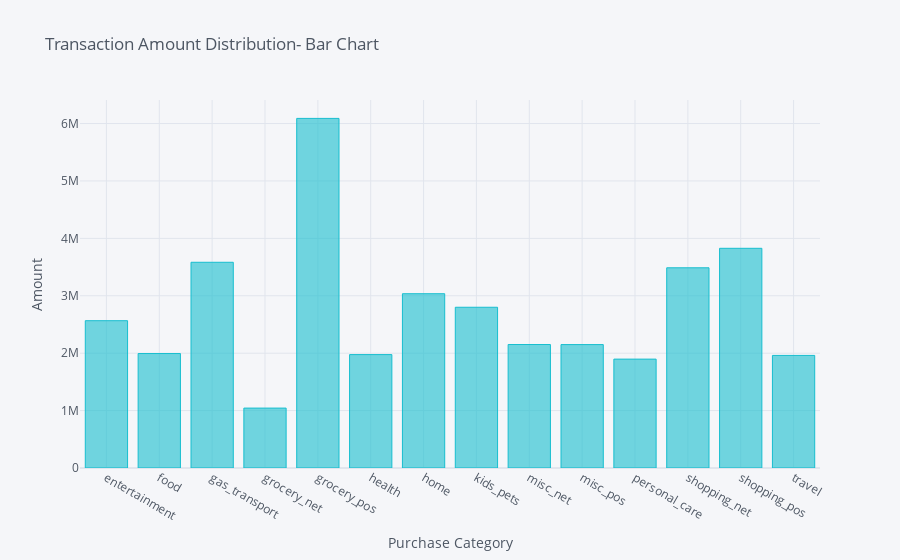

Source (notebook cell):
### Markdown cell above
#### 2. Amount spent in each Purchase category
Find out how much cumulative amount is spent for each purchase category in the entire dataset

### Code cell
txnamt_grp = report.groupby('purchase_category')['trans_amt'].sum().reset_index()

# Bar plot
txnamt_grp.iplot(
    kind='bar', 
    x="purchase_category", 
    y="trans_amt",
    xTitle='Purchase Category',
    yTitle='Amount',
    colorscale='-plotly',
    title='Transaction Amount Distribution- Bar Chart')

### Figure 1 — Plotly figure (JSON) as saved in the notebook; plotly's stock layout.template omitted (floating-point values rounded to 4 significant figures)
{"data": [{"marker": {"color": "rgba(23, 190, 207, 0.6)", "line": {"color": "rgba(23, 190, 207, 1.0)", "width": 1}}, "name": "trans_amt", "orientation": "v", "text": "", "type": "bar", "x": ["entertainment", "food", "gas_transport", "grocery_net", "grocery_pos", "health", "home", "kids_pets", "misc_net", "misc_pos", "personal_care", "shopping_net", "shopping_pos", "travel"], "y": [2566000.0, 1994000.0, 3584000.0, 1044000.0, 6090000.0, 1976000.0, 3036000.0, 2800000.0, 2151000.0, 2150000.0, 1897000.0, 3488000.0, 3827000.0, 1961000.0]}], "layout": {"legend": {"bgcolor": "#F5F6F9", "font": {"color": "#4D5663"}}, "paper_bgcolor": "#F5F6F9", "plot_bgcolor": "#F5F6F9", "title": {"font": {"color": "#4D5663"}, "text": "Transaction Amount Distribution- Bar Chart"}, "xaxis": {"gridcolor": "#E1E5ED", "showgrid": true, "tickfont": {"color": "#4D5663"}, "title": {"font": {"color": "#4D5663"}, "text": "Purchase Category"}, "zerolinecolor": "#E1E5ED"}, "yaxis": {"gridcolor": "#E1E5ED", "showgrid": true, "tickfont": {"color": "#4D5663"}, "title": {"font": {"color": "#4D5663"}, "text": "Amount"}, "zerolinecolor": "#E1E5ED"}}}
